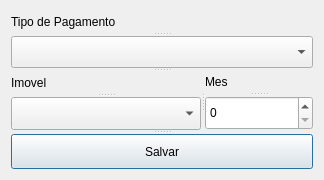
<?xml version="1.0" encoding="UTF-8"?>
<ui version="4.0">
 <class>darBaixa</class>
 <widget class="QDialog" name="darBaixa">
  <property name="geometry">
   <rect>
    <x>0</x>
    <y>0</y>
    <width>324</width>
    <height>180</height>
   </rect>
  </property>
  <property name="windowTitle">
   <string>Dialog</string>
  </property>
  <layout class="QVBoxLayout" name="verticalLayout">
   <item>
    <widget class="QSplitter" name="splitter_5">
     <property name="orientation">
      <enum>Qt::Vertical</enum>
     </property>
     <widget class="QSplitter" name="splitter">
      <property name="orientation">
       <enum>Qt::Vertical</enum>
      </property>
      <widget class="QLabel" name="label_2">
       <property name="text">
        <string>Tipo de Pagamento</string>
       </property>
      </widget>
      <widget class="QComboBox" name="typePayment"/>
     </widget>
     <widget class="QSplitter" name="splitter_4">
      <property name="orientation">
       <enum>Qt::Horizontal</enum>
      </property>
      <widget class="QSplitter" name="splitter_3">
       <property name="orientation">
        <enum>Qt::Vertical</enum>
       </property>
       <widget class="QLabel" name="label">
        <property name="text">
         <string>Imovel</string>
        </property>
       </widget>
       <widget class="QComboBox" name="Imovel"/>
      </widget>
      <widget class="QSplitter" name="splitter_2">
       <property name="orientation">
        <enum>Qt::Vertical</enum>
       </property>
       <widget class="QLabel" name="label_3">
        <property name="text">
         <string>Mes</string>
        </property>
       </widget>
       <widget class="QSpinBox" name="mes"/>
      </widget>
     </widget>
     <widget class="QPushButton" name="salvar">
      <property name="text">
       <string>Salvar</string>
      </property>
     </widget>
    </widget>
   </item>
  </layout>
 </widget>
 <resources/>
 <connections/>
</ui>
